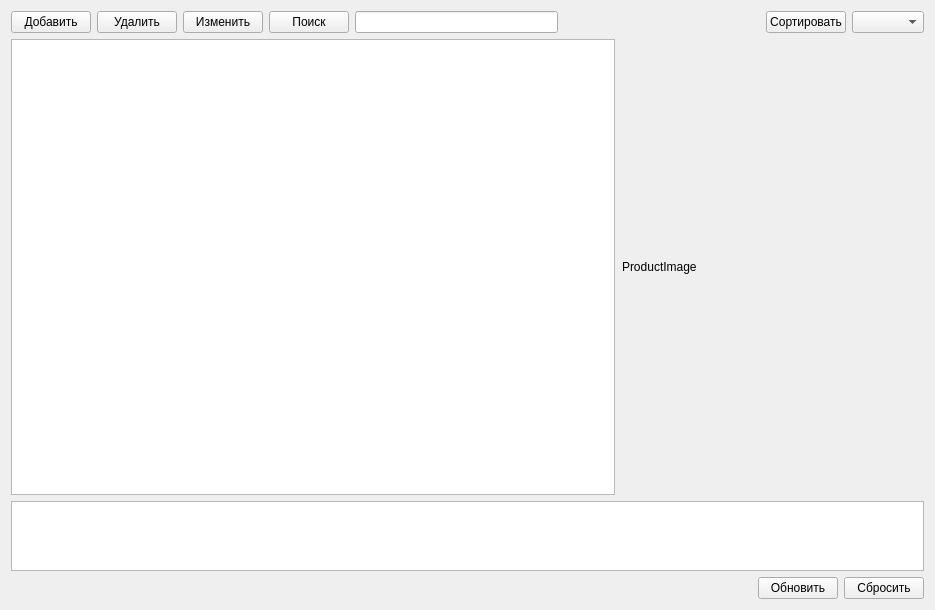
<?xml version="1.0" encoding="UTF-8"?>
<ui version="4.0">
 <class>ProductWidget</class>
 <widget class="QWidget" name="ProductWidget">
  <property name="geometry">
   <rect>
    <x>0</x>
    <y>0</y>
    <width>935</width>
    <height>610</height>
   </rect>
  </property>
  <property name="windowTitle">
   <string>Form</string>
  </property>
  <layout class="QVBoxLayout" name="verticalLayout">
   <item>
    <layout class="QVBoxLayout" name="mainLayout" stretch="0,10,1">
     <property name="sizeConstraint">
      <enum>QLayout::SetMinimumSize</enum>
     </property>
     <item>
      <layout class="QGridLayout" name="buttonsLayout">
       <item row="0" column="4">
        <widget class="QPushButton" name="filterButton">
         <property name="text">
          <string>Поиск</string>
         </property>
        </widget>
       </item>
       <item row="0" column="8">
        <widget class="QPushButton" name="sortButton">
         <property name="text">
          <string>Сортировать</string>
         </property>
        </widget>
       </item>
       <item row="0" column="1">
        <widget class="QPushButton" name="addProductButton">
         <property name="text">
          <string>Добавить</string>
         </property>
        </widget>
       </item>
       <item row="0" column="9">
        <widget class="QComboBox" name="columnsBox"/>
       </item>
       <item row="0" column="7">
        <spacer name="horizontalSpacer_3">
         <property name="orientation">
          <enum>Qt::Horizontal</enum>
         </property>
         <property name="sizeHint" stdset="0">
          <size>
           <width>40</width>
           <height>20</height>
          </size>
         </property>
        </spacer>
       </item>
       <item row="0" column="6">
        <widget class="QLineEdit" name="findEdit"/>
       </item>
       <item row="0" column="2">
        <widget class="QPushButton" name="deleteProductButton">
         <property name="text">
          <string>Удалить</string>
         </property>
        </widget>
       </item>
       <item row="0" column="3">
        <widget class="QPushButton" name="editProductButton">
         <property name="text">
          <string>Изменить</string>
         </property>
        </widget>
       </item>
      </layout>
     </item>
     <item>
      <layout class="QGridLayout" name="tableLayout" columnstretch="2,0">
       <property name="sizeConstraint">
        <enum>QLayout::SetMinimumSize</enum>
       </property>
       <property name="horizontalSpacing">
        <number>7</number>
       </property>
       <item row="0" column="0">
        <widget class="QTableWidget" name="tableView">
         <attribute name="horizontalHeaderDefaultSectionSize">
          <number>140</number>
         </attribute>
        </widget>
       </item>
       <item row="0" column="1">
        <widget class="QLabel" name="productImage">
         <property name="sizePolicy">
          <sizepolicy hsizetype="Preferred" vsizetype="Preferred">
           <horstretch>1</horstretch>
           <verstretch>0</verstretch>
          </sizepolicy>
         </property>
         <property name="text">
          <string>ProductImage</string>
         </property>
        </widget>
       </item>
      </layout>
     </item>
     <item>
      <layout class="QVBoxLayout" name="informationLayout">
       <item>
        <spacer name="verticalSpacer">
         <property name="orientation">
          <enum>Qt::Vertical</enum>
         </property>
         <property name="sizeType">
          <enum>QSizePolicy::Maximum</enum>
         </property>
         <property name="sizeHint" stdset="0">
          <size>
           <width>10</width>
           <height>10</height>
          </size>
         </property>
        </spacer>
       </item>
       <item>
        <widget class="QTextBrowser" name="informationBrowser"/>
       </item>
       <item>
        <layout class="QHBoxLayout" name="resetLayout">
         <item>
          <spacer name="horizontalSpacer_2">
           <property name="orientation">
            <enum>Qt::Horizontal</enum>
           </property>
           <property name="sizeHint" stdset="0">
            <size>
             <width>40</width>
             <height>20</height>
            </size>
           </property>
          </spacer>
         </item>
         <item>
          <widget class="QPushButton" name="updateButton">
           <property name="text">
            <string>Обновить</string>
           </property>
          </widget>
         </item>
         <item>
          <widget class="QPushButton" name="resetButton">
           <property name="text">
            <string>Сбросить</string>
           </property>
          </widget>
         </item>
        </layout>
       </item>
      </layout>
     </item>
    </layout>
   </item>
  </layout>
 </widget>
 <resources/>
 <connections/>
</ui>
